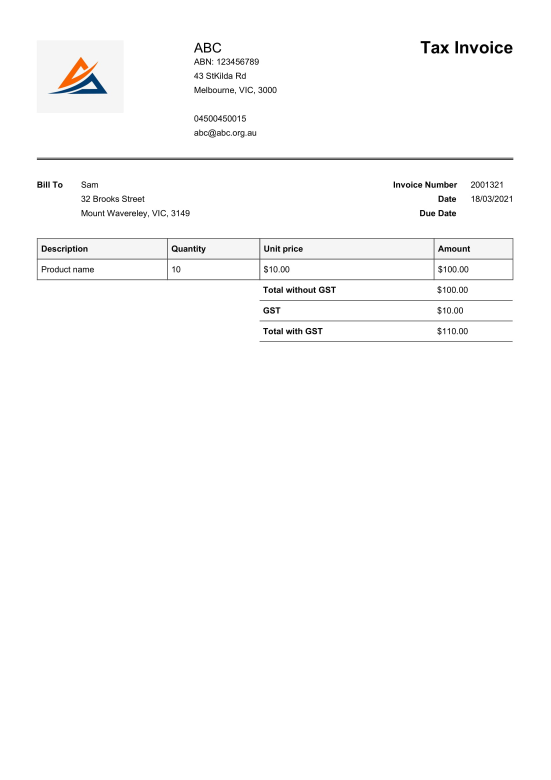
#> input picture temp.jpg, 1653 x 2339 px (shown at 1/3 size)
$ python ocr.py
#> lines starting #> are read from the running program, lines starting #| are printed output that depends on the picture
import pytesseract
import cv2

pytesseract.pytesseract.tesseract_cmd = r'C:/Program Files/Tesseract-OCR/tesseract.exe'

img = cv2.imread('temp.jpg')
#> img is the input picture: shape (2339, 1653, 3); mean B, G, R 251.4, 251.4, 251.5
"""
cv2.rectangle(img, (218, 531), (807, 577), (0, 255, 0))
cv2.rectangle(img, (1563, 578), (1378, 526), (0, 255, 0))
cv2.rectangle(img, (1566, 626), (1381, 574), (0, 255, 0))
cv2.imshow('image', img)
cv2.waitKey(0)
cv2.destroyAllWindows()
"""
#[y1:y2,x1:x2]

name = img[531:577, 218:807]
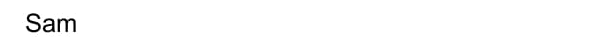
#> name: shape (46, 589, 3); min 0, max 255, mean 252.1
#cv2.imshow('image',name)
#cv2.waitKey(0)
print("Starting OCR")
#> (the run stopped early here; a loop or call above may not have finished)
